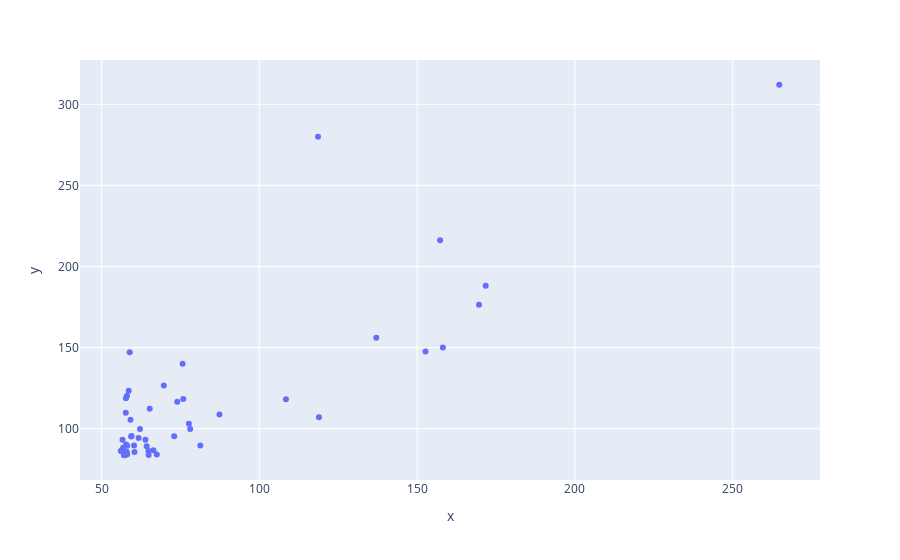

Notebook code cell kept with this figure:
### Code cell
import plotly.express as px
px.scatter(x=exp_scores[1], y=pred_scores[1], hover_name=exp_scores[0])

### Figure 1 — Plotly figure (JSON) as saved in the notebook; plotly's stock layout.template omitted (floating-point values rounded to 4 significant figures)
{"data": [{"hovertemplate": "<b>%{hovertext}</b><br><br>x=%{x}<br>y=%{y}<extra></extra>", "hovertext": ["T16", "D10", "O11", "T01", "T02", "R04", "T03", "T04", "F01", "D09", "G20", "A02", "A10", "A05", "F14", "D08", "A11", "G02", "F17", "F04", "O10", "G12", "F16", "I06", "F13", "F18", "A14", "F02", "A22", "F12", "F09", "F10", "E26", "O09", "F03", "A13", "F08", "H03", "F15", "F07", "H14", "F06", "G15", "A27", "G01", "F05", "O13", "H01", "H02"], "legendgroup": "", "marker": {"color": "#636efa", "symbol": "circle"}, "mode": "markers", "name": "", "orientation": "v", "showlegend": false, "type": "scatter", "x": [264.7, 118.6, 157.3, 171.7, 169.6, 137.1, 158.2, 152.7, 58.93, 75.7, 69.74, 58.62, 58.07, 57.74, 75.91, 108.4, 74.01, 65.27, 57.69, 87.37, 118.9, 59.18, 77.68, 62.19, 78.09, 59.52, 73.03, 59.39, 61.74, 63.92, 56.66, 57.78, 81.31, 60.31, 58.15, 64.3, 56.84, 66.45, 56.35, 56.09, 64.86, 57.99, 60.45, 58.12, 67.52, 57.1, 64.93, 57.65, 57.13], "xaxis": "x", "y": [312.1, 280.0, 216.2, 188.1, 176.5, 156.1, 150.0, 147.6, 147.2, 140.0, 126.7, 123.4, 120.4, 118.8, 118.3, 118.1, 116.6, 112.3, 109.9, 108.7, 107.0, 105.5, 103.1, 99.87, 99.78, 95.54, 95.35, 95.27, 94.26, 93.21, 93.21, 90.29, 89.72, 89.68, 89.52, 89.16, 88.23, 86.73, 86.48, 86.27, 86.26, 85.83, 85.59, 84.21, 84.13, 83.94, 83.86, 83.86, 83.64], "yaxis": "y"}], "layout": {"legend": {"tracegroupgap": 0}, "margin": {"t": 60}, "xaxis": {"anchor": "y", "domain": [0, 1], "title": {"text": "x"}}, "yaxis": {"anchor": "x", "domain": [0, 1], "title": {"text": "y"}}}}
